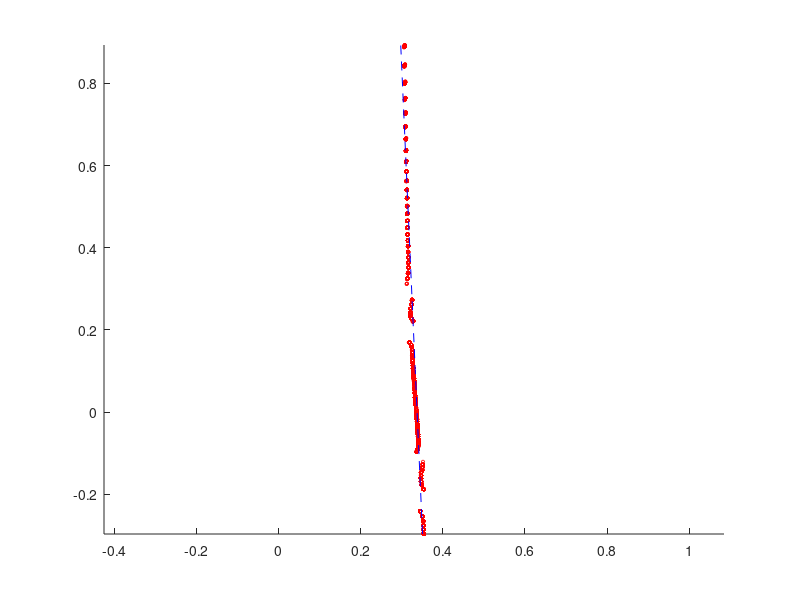

MATLAB code to generate this figure:
load processed_data.mat
%{
[avgdist,cset,line] = lineFitRANSAC([lx(ids) ly(ids)],100,2,0.01);
save('processed_data.mat','line','-append');
fprintf('average distance: %f\n',avgdist);
fprintf('fraction of points in consensus set: %f\n', numel(cset)/numel(ids));
%}
hf = figure;
hs = scatter(lx(ids),ly(ids),5,'r');
axis equal
hold on
ha = gca;
xlim = get(gca,'XLim'); ylim = get(gca,'YLim');
pts_line = [(-line(3)-line(2)*ylim(1))/line(1) (-line(3)-line(2)*ylim(2))/line(1); ylim(1) ylim(2)];
hline = plot(pts_line(1,:),pts_line(2,:),'b--');
set(gca,'XLim',xlim,'YLim',ylim);